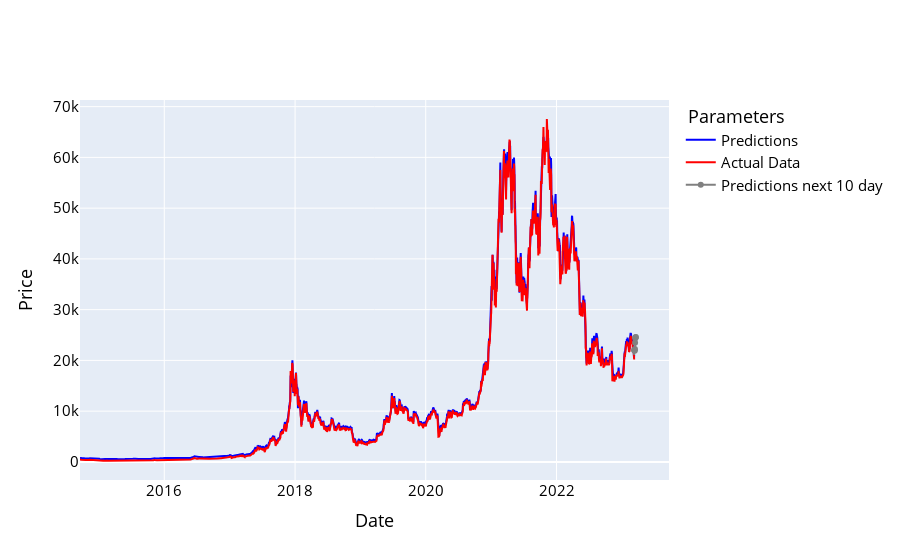

Source (notebook cell):
### Code cell
names = cycle(['Predictions', 'Test Data'])

fig = go.Figure()
fig.add_trace(go.Scatter(x=y_future_all.index, y=pred_future_all_df['Adj Close'], name='Predictions',
                         line=dict(width=2, color='blue')))
fig.add_trace(go.Scatter(x=y_future_all.index, y=y_future_all['Adj Close'], name='Actual Data',
                         line=dict(width=2, color='red')))
fig.add_trace(go.Scatter(x=prediction_df.index, y=prediction_df['Adj Close'], name='Predictions next 10 day',
                         line=dict(width=2, color='gray')))
fig.add_shape(type='line',
              x0=prediction_df.index[0], y0=prediction_df['Adj Close'][0],
              x1=pred_future_all_df.index[-1], y1=pred_future_all_df['Adj Close'][-1],
              line=dict(color='grey', width=2))

fig.update_layout(xaxis_title='Date', yaxis_title='Price',
                  font_size=15, font_color='black', legend_title_text=' Parameters')
fig.show()

### Figure 1 — Plotly figure (JSON) as saved in the notebook; plotly's stock layout.template omitted (floating-point values rounded to 4 significant figures; data arrays with more than 128 entries replaced by an {"elided": "..."} marker saying what was removed)
{"data": [{"line": {"color": "blue", "width": 2}, "name": "Predictions", "type": "scatter", "x": {"elided": "3098 str values"}, "y": {"elided": "3098 float values"}}, {"line": {"color": "red", "width": 2}, "name": "Actual Data", "type": "scatter", "x": {"elided": "3098 str values"}, "y": {"elided": "3098 float values"}}, {"line": {"color": "gray", "width": 2}, "name": "Predictions next 10 day", "type": "scatter", "x": ["2023-03-11T00:00:00", "2023-03-12T00:00:00", "2023-03-13T00:00:00", "2023-03-14T00:00:00", "2023-03-15T00:00:00", "2023-03-16T00:00:00", "2023-03-17T00:00:00", "2023-03-18T00:00:00", "2023-03-19T00:00:00", "2023-03-20T00:00:00"], "y": [21980.0, 21990.0, 22080.0, 21890.0, 22260.0, 23500.0, 24440.0, 24380.0, 24580.0, 24600.0]}], "layout": {"font": {"color": "black", "size": 15}, "legend": {"title": {"text": " Parameters"}}, "shapes": [{"line": {"color": "grey", "width": 2}, "type": "line", "x0": "2023-03-11T00:00:00", "x1": "2023-03-11T00:00:00", "y0": 21980.0, "y1": 21070.0}], "xaxis": {"title": {"text": "Date"}}, "yaxis": {"title": {"text": "Price"}}}}
